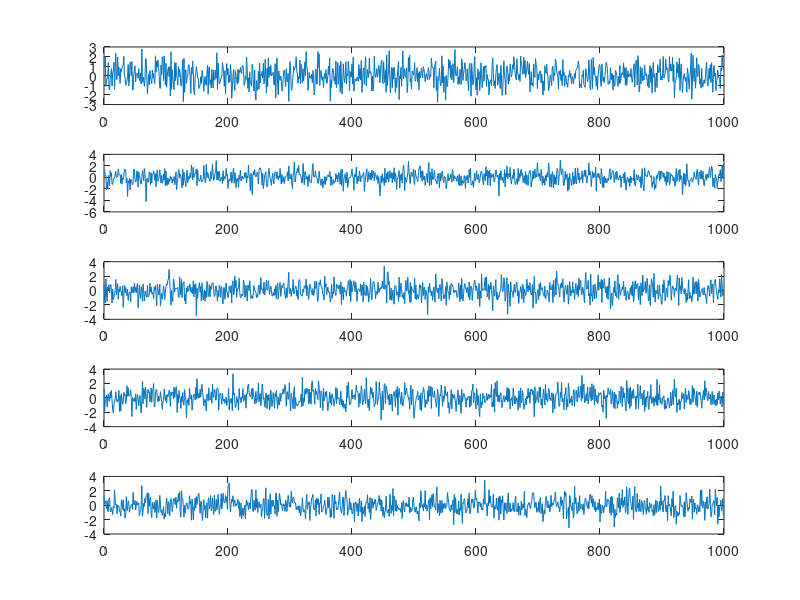
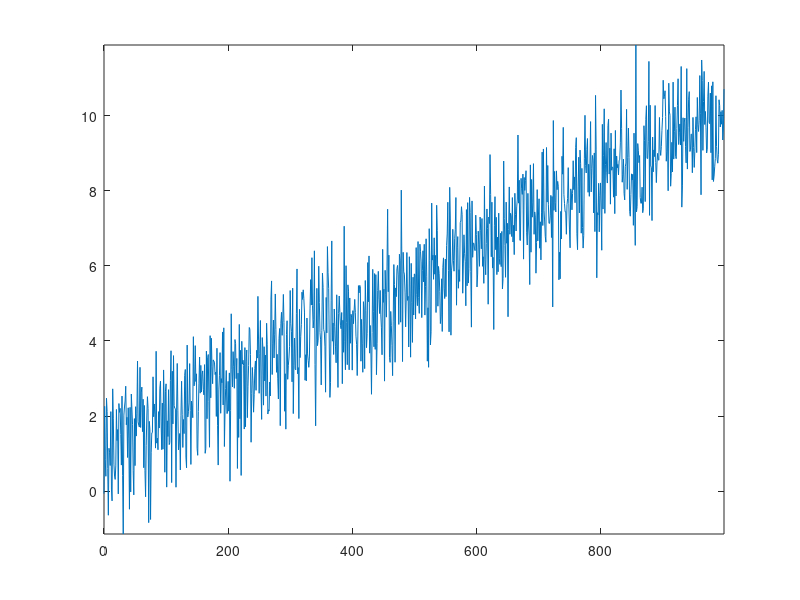
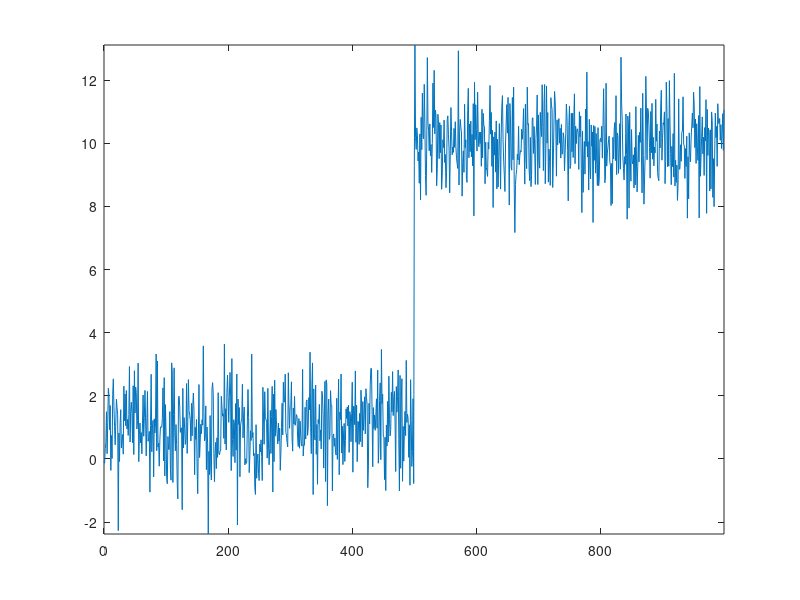
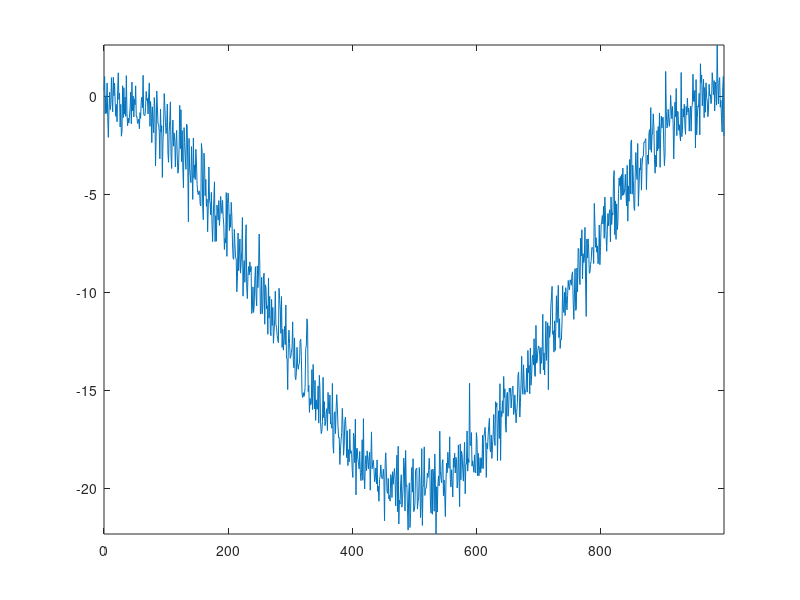

Source code (MATLAB) for these figures, in order:
%% Initialize
clc
clear all
close all
%% Variables
N=1000;
n=0:N-1;
M=5;
%% Q1
figure;
for i=1:M
    F=randn(1,N);
    subplot(M,1,i);
    plot(n,F)
end
%% Q2
Sigma=1;

%Q2.1
F=randn(1,N);
mu_1=1;
mu_2=10;
mu=linspace(mu_1,mu_2,N);
X=Sigma*F + mu;
figure,plot(n,X)
axis('tight')

%Q2.2
mu=[ones(1,N/2)*mu_1,ones(1,N/2)*mu_2];
F=randn(1,N);
X=Sigma*F + mu;
figure,plot(n,X);
axis('tight');

%Q2.3
mu_1=-10;
mu_2=10;
f=1/N;
mu=mu_1+(mu_2-mu_1)/2*cos(2*pi*f*n);
F=randn(1,N);
X=Sigma*F + mu;
figure,plot(n,X);
axis('tight');
%% Q3
mu=0;
%Q3.1
F=randn(1,N);
Sigma_1=1;
Sigma_2=10;
Sigma=linspace(Sigma_1,Sigma_2,N);
X=Sigma.*F + mu;
figure,plot(n,X)
axis('tight')

%Q3.2
Sigma_1=1;
Sigma_2=5;
Sigma=[ones(1,N/2)*Sigma_1,ones(1,N/2)*Sigma_2];
F=randn(1,N);
X=Sigma.*F + mu;
figure,plot(n,X);
axis('tight');

%Q3.3
Sigma_1=-15;
Sigma_2=15;
f=1/N;
Sigma=Sigma_1+(Sigma_2-Sigma_1)/2*cos(2*pi*f*n-pi/4);
F=randn(1,N);
X=Sigma.*F + mu;
figure,plot(n,X);
axis('tight');
